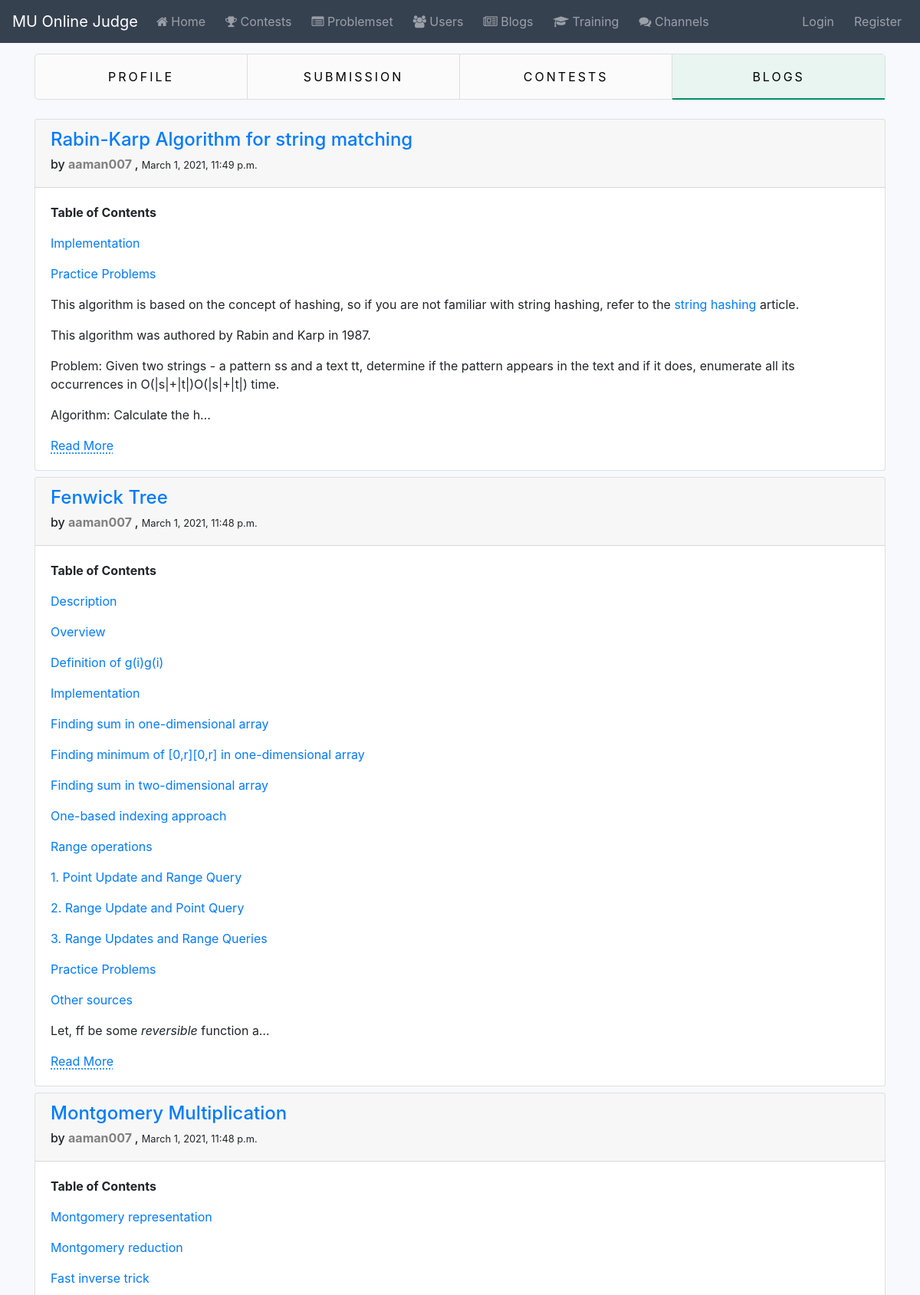
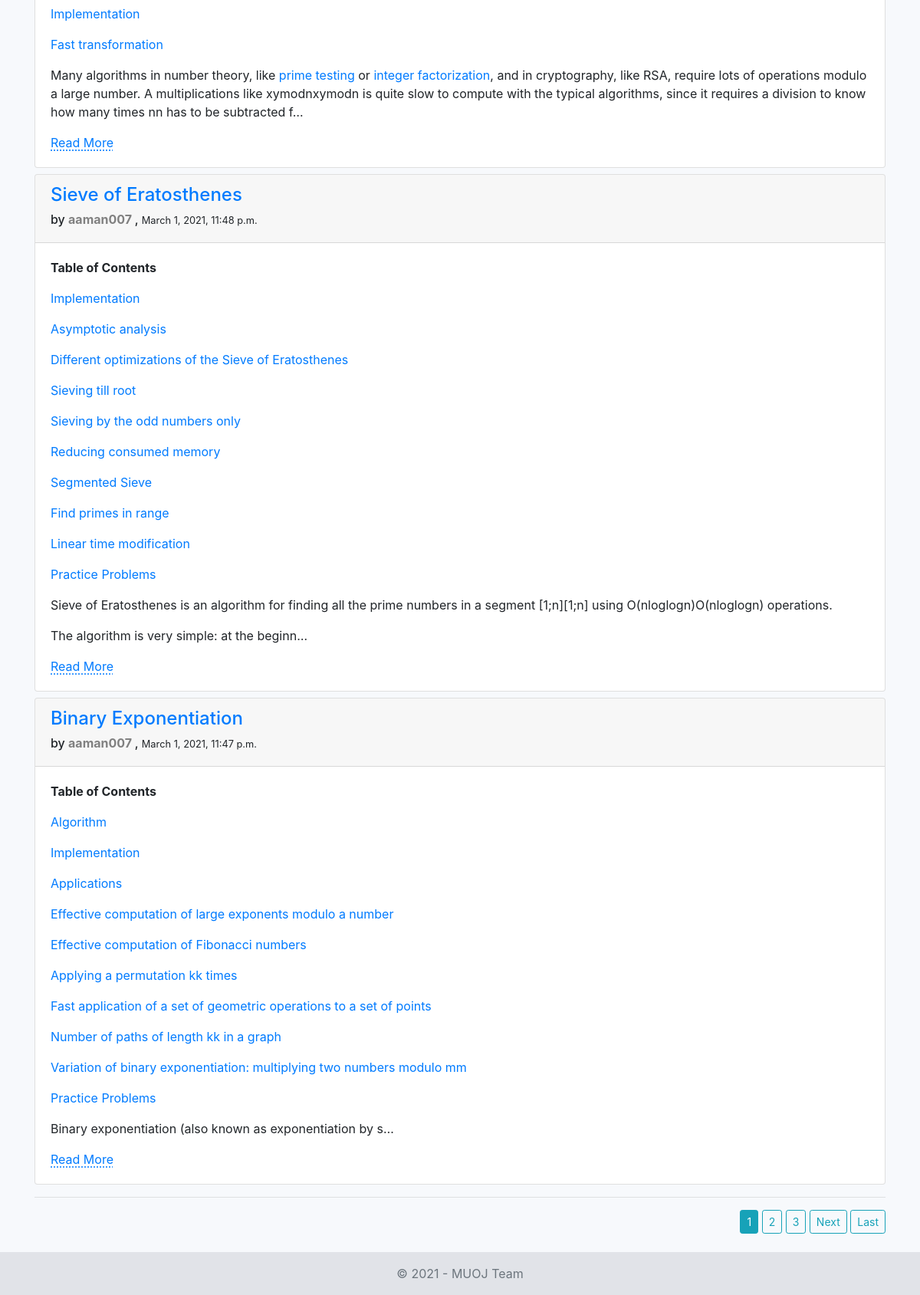
The page /accounts/aaman007/user-blog-list/ on the database as committed earlier (2 pictures, top to bottom).
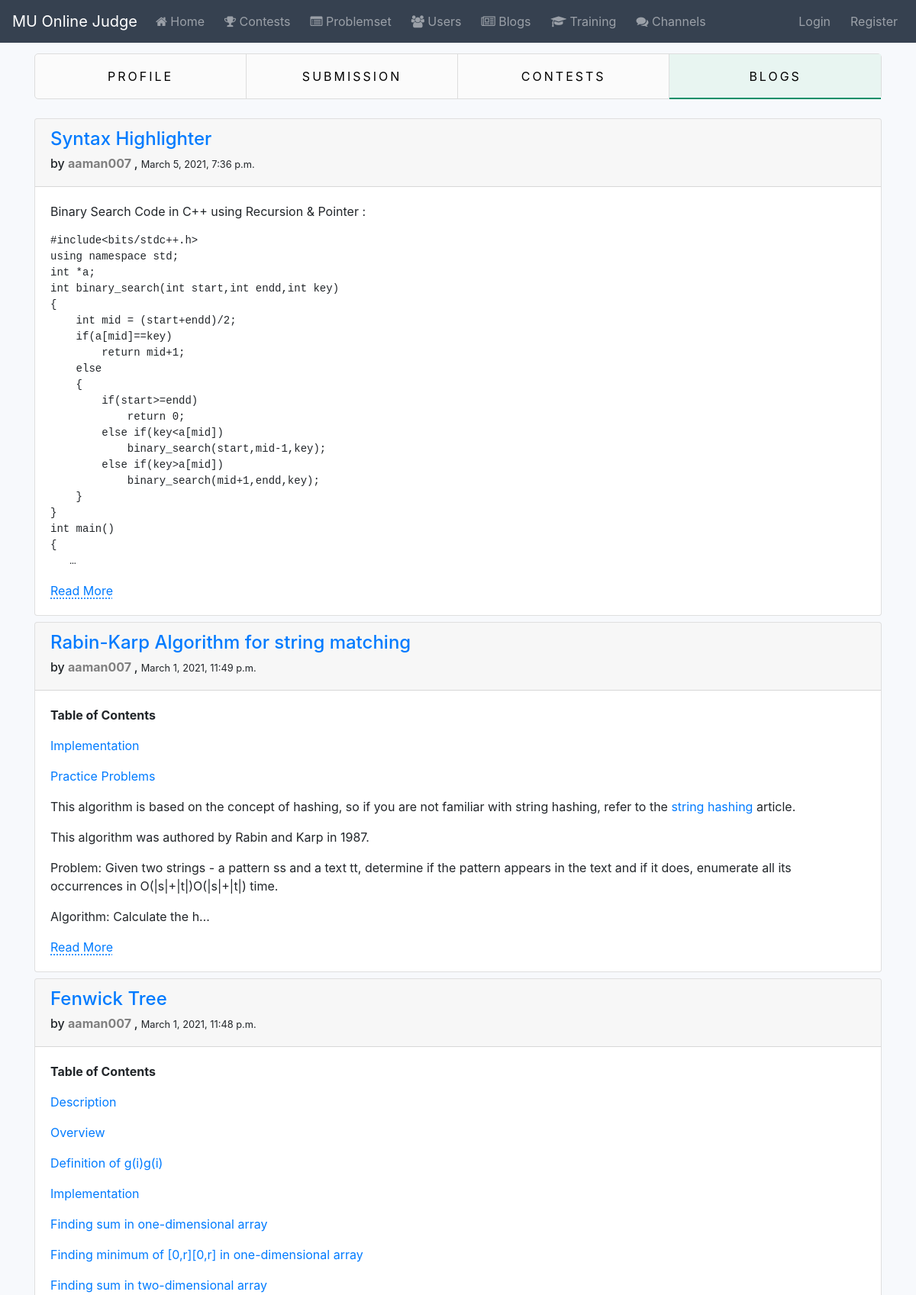
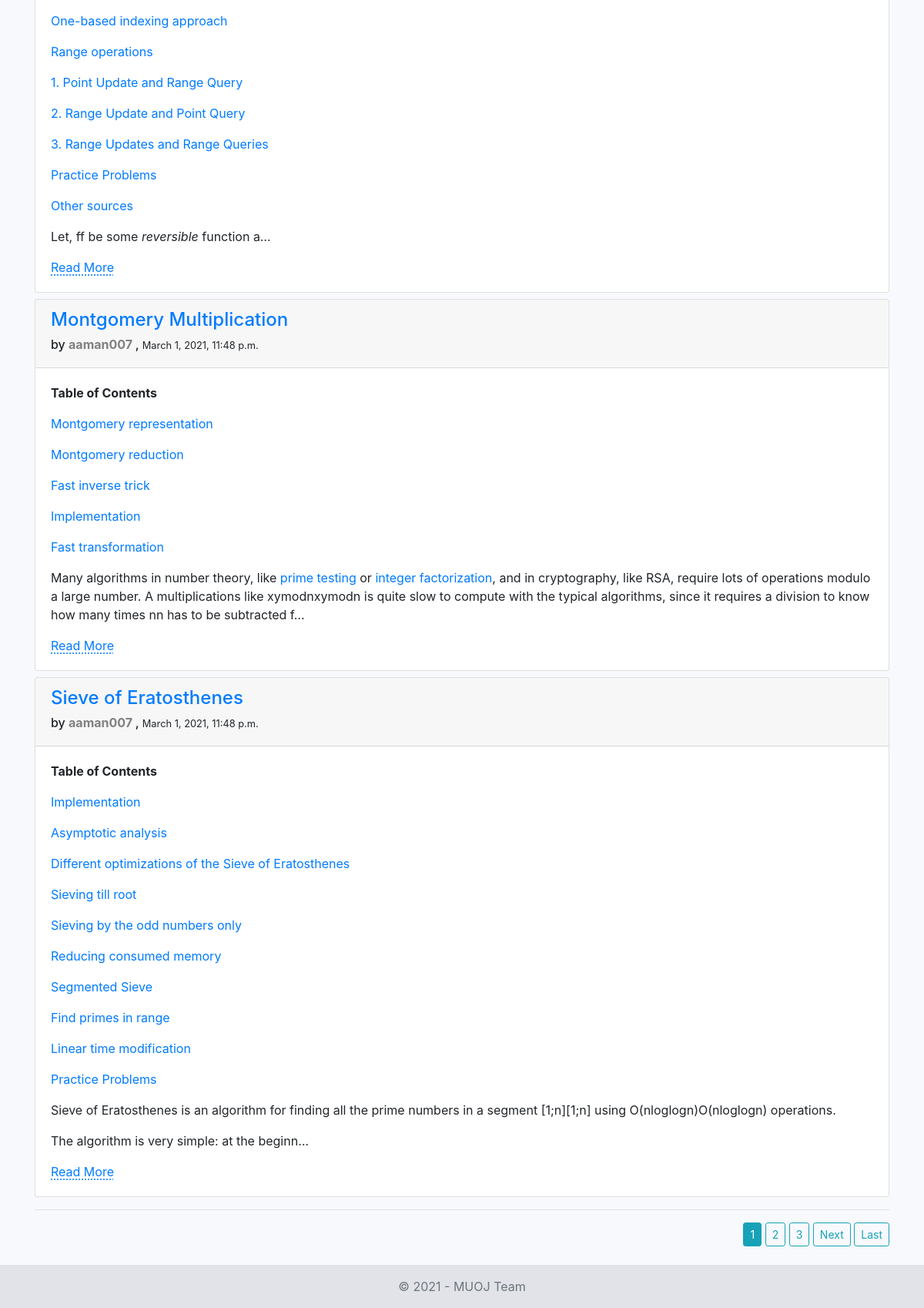
The same page on the database as committed later (2 pictures, top to bottom).
### blog/models.py (models this page shows, shortened)
class Blog(AbstractBaseModel):
    title = models.CharField(max_length=100)
    content = RichTextField()
    user = models.ForeignKey(User, on_delete=models.CASCADE)
    preference = models.BooleanField(default=False)
    class Meta:
        verbose_name = _('Blog')
        verbose_name_plural = _('Blogs')
        ordering = ['-id']

### accounts/views.py (the view)
# urls.py: path('<str:username>/user-blog-list/', UserBlogListView.as_view(), name='user-blog-list'),
class UserBlogListView(ListView):
    model = Blog
    paginate_by = 5
    context_object_name = 'user_blogs'
    ordering = ['-created_at']
    template_name = 'accounts/user_blogs_list.html'
    def get_user(self):
        return get_object_or_404(User, username=self.kwargs.get('username'))
    def get_queryset(self):
        return Blog.objects.filter(user=self.get_user())
    def get_context_data(self, **kwargs):
        context = super().get_context_data(**kwargs)
        context.update({
            'dashboard_blogs_tab': 'active',
            'v_user': get_object_or_404(User, username=self.kwargs.get('username'))
        })
        return context

### accounts/templates/accounts/user_blogs_list.html (shortened to what this page needs)
{% extends 'accounts/base.html' %}
{% load static %}
{% block content %}
    {% include 'accounts/snippets/list_tabs.html' %}
    {% for blog in user_blogs %}
        <div class="card mt-2 mb-2">
            <div class="card-header">
                <h4> <a class="blog-title" href="{% url 'blog:blog-details' blog.id %}"> {{ blog.title }} </a>  </h4>
                <h6>
                    by
                    <a class="rank-text rank-{{ blog.user.profile.rank }}" href="{% url 'accounts:user-profile' blog.user.username %}">
                        {{ blog.user.username }}
                    </a>, <small>{{blog.created_at}}</small>
                </h6>
            </div>
            <div class="card-body">
                {{ blog.content|safe|truncatechars_html:500 }}
                {% if blog.content|length > 500 %}
                    <a class="read-more" href="{% url 'blog:blog-details' blog.id %}"> Read More </a>
                {% endif %}
            </div>
        </div>
    {% endfor %}
    <hr />
    {% include 'snippets/paginations.html' %}
{% endblock %}

Rows that differ between the two databases and show on the page:
no longer on this page (row unchanged): Blog: title "Binary Exponentiation", user.username "aaman007", created_at "March 1, 2021, 11:47 p.m.", content "Table of Contents Algorithm Implementation Applications Effective computation of large exponents modulo a number Effective computation of Fibonacci numbers Applying a permutation kk times Fast application of a set of geometric operations to a set of points Number of paths of length kk in a graph Variation of binary exponentiation: multiplying two numbers modulo mm Practice Problems Binary exponentiation (also known as exponentiation by s…", shows "Read More"
added Blog: title "Syntax Highlighter", user.username "aaman007", created_at "March 5, 2021, 7:36 p.m.", content "Binary Search Code in C++ using Recursion & Pointer : #include<bits/stdc++.h> using namespace std; int *a; int binary_search(int start,int endd,int key) { int mid = (start+endd)/2; if(a[mid]==key) return mid+1; else { if(start>=endd) return 0; else if(key<a[mid]) binary_search(start,mid-1,key); else if(key>a[mid]) binary_search(mid+1,endd,key); } } int main() { …", shows "Read More"
